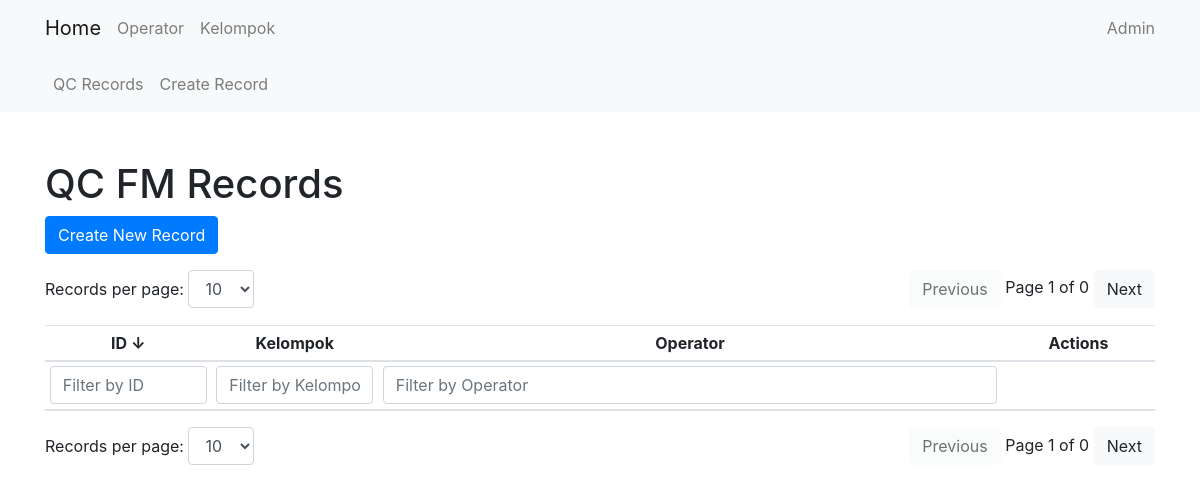
Page /qcfm/ on the earlier database version.
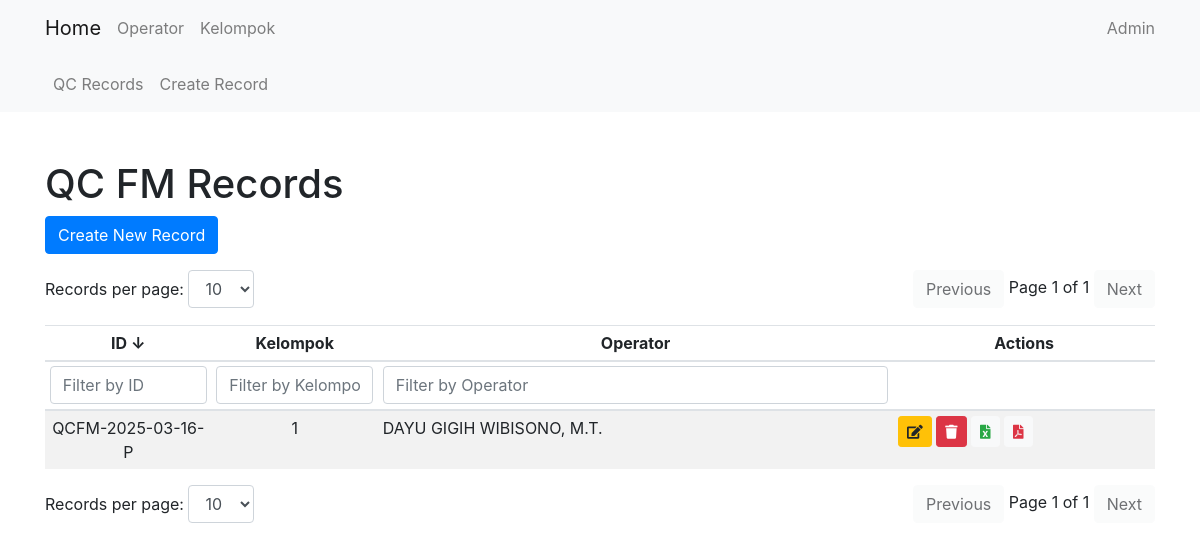
Same page on the later database version.
### qcfm/models.py (models this page shows, shortened)
class QcFmRecord(models.Model):
    date = models.DateField(default=get_default_date)
    qcfm_id = models.CharField(max_length=17, default='0')
    shift = models.CharField(max_length=15, choices=SHIFT, default='P')
    kelompok = models.CharField(max_length=1, choices=KELOMPOK, default='1')
    jam_pelaksanaan = models.TimeField(default=(timezone.now() + timezone.timedelta(hours=7)).replace(second=0, microsecond=0))
    qcfm_prev = models.TextField(default='0')
    qcfm = models.TextField(default='0')
    operator = models.ForeignKey(Operator, on_delete=models.CASCADE)
    NIP = models.CharField(max_length=18, default='0', blank=True, null=True)
    event_indonesia = models.IntegerField(default=0)
    event_luar = models.IntegerField(default=0)
    kel_sebelum = models.CharField(max_length=1, choices=KELOMPOK, default='1')

### core/models.py (models this page shows)
class Operator(models.Model):
    name = models.CharField(max_length=100)
    NIP = models.CharField(max_length=18)
    nickname = models.CharField(max_length=100, default='')
    def __str__(self):
        return self.name

### qcfm/views.py (the view)
# urls.py: path('', QcFmRecordListView.as_view(), name='qcfmrecord_list'),
class QcFmRecordListView(ListView):
    model = QcFmRecord
    template_name = 'qcfm/qcfmrecord_list.html'
    context_object_name = 'qcfmrecords'

### qcfm/templates/qcfm/qcfmrecord_list.html (shortened to what this page needs)
{% extends 'core/base.html' %}
{% block content %}
<h1 class="mt-5">QC FM Records</h1>
<a href="{% url 'qcfm:qcfmrecord_create' %}" class="btn btn-primary mb-3">Create New Record</a>
<div class="d-flex justify-content-between mb-3">
    <div>
        <label for="recordsPerPageTop">Records per page:</label>
        <select id="recordsPerPageTop" class="form-control d-inline-block w-auto">
            <option value="10" selected>10</option>
        </select>
    </div>
    <div>
        <button id="prevPageTop" class="btn btn-light">Previous</button>
        <span id="pageInfoTop"></span>
        <button id="nextPageTop" class="btn btn-light">Next</button>
    </div>
</div>
<div class="table-responsive">
    <table class="table table-striped table-sm" id="qcFmRecordTable">
        <thead>
            <tr>
                <th onclick="sortTable(0)" style="cursor: pointer; text-align: center;" width="15%">ID <span id="idSortArrow">↓</span></th>
                <th onclick="sortTable(1)" style="cursor: pointer; text-align: center;" width="15%">Kelompok </th>
                <th onclick="sortTable(2)" style="cursor: pointer; text-align: center;">Operator </th>
                <th style="text-align: center;">Actions</th>
            </tr>
            <tr>
                <th><input type="text" id="idFilter" onkeyup="filterTable(0)" placeholder="Filter by ID" class="form-control"></th>
                <th><input type="text" id="kelompokFilter" onkeyup="filterTable(1)" placeholder="Filter by Kelompok" class="form-control"></th>
                <th><input type="text" id="operatorFilter" onkeyup="filterTable(2)" placeholder="Filter by Operator" class="form-control"></th>
                <th></th>
            </tr>
        </thead>
        <tbody id="qcFmRecordTableBody">
            {% for record in qcfmrecords|dictsortreversed:"qcfm_id" %}
            <tr>
                <td style="text-align: center;">{{ record.qcfm_id }}</td>
                <td style="text-align: center;">{{ record.kelompok }}</td>
                <td>{{ record.operator }}</td>
                <td>
                    <a href="{% url 'qcfm:qcfmrecord_update' record.pk %}" class="btn btn-sm btn-warning" data-toggle="tooltip" title="Edit">
                        <i class="fas fa-edit"></i>
                    </a>
                    <form action="{% url 'qcfm:qcfmrecord_delete_direct' record.pk %}" method="post" style="display:inline;">
                        <button type="button" class="btn btn-sm btn-danger delete-button" data-toggle="tooltip" title="Delete">
                            <i class="fas fa-trash"></i>
                        </button>
                    </form>
                    <a href="{% url 'qcfm:export_to_excel' record.pk %}" class="btn btn-sm btn-light text-success" data-toggle="tooltip" title="Export to Excel">
                        <i class="fas fa-file-excel"></i>
                    </a>
                    <a href="{% url 'qcfm:export_to_pdf' record.pk %}" class="btn btn-sm btn-light text-danger" data-toggle="tooltip" title="Export to PDF">
                        <i class="fas fa-file-pdf"></i>
                    </a>
                </td>
            </tr>
            {% endfor %}
        </tbody>
    </table>
</div>
<div class="d-flex justify-content-between">
    <div>
        <label for="recordsPerPage">Records per page:</label>
        <select id="recordsPerPage" class="form-control d-inline-block w-auto">
            <option value="10" selected>10</option>
        </select>
    </div>
    <div>
        <button id="prevPage" class="btn btn-light">Previous</button>
        <span id="pageInfo"></span>
        <button id="nextPage" class="btn btn-light">Next</button>
    </div>
</div>
{% endblock %}

Differences in the rows shown:
added QcFmRecord: qcfm_id "QCFM-2025-03-16-P", kelompok "1", operator "DAYU GIGIH WIBISONO, M.T."
Other differences:
text written by a page script: "Page 1 of 0" → "Page 1 of 1"
